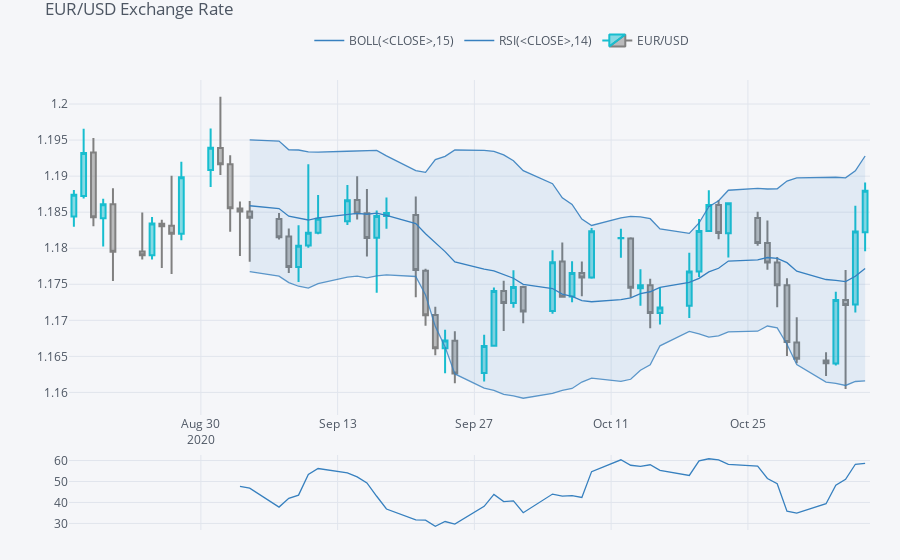

Here is the notebook cell this chart was saved with:
### Code cell
######################################################################################
# Python for Finance, 2nd ed., Hilpisch, Yves
# Chapter 7 - Data Visualization
#
# Figure 7-27 OHLC plot of EUR/USD data with Bollinger band and RSI
#
# https://stooq.com/db/h/
# https://jpoles1.github.io/cufflinks/html/cufflinks.quant_figure.html
#
# Python 3, Jupyter Lab
#######################################################################################

import pandas as pd
import cufflinks as cf
import plotly.offline as plyo

plyo.init_notebook_mode(connected=True)

filename = './data/daily/world/currencies/major/eurusd.txt'

raw = pd.read_csv(filename, index_col=2, parse_dates=True)

quotes = raw[['<OPEN>', '<HIGH>', '<LOW>', '<CLOSE>']]
quotes = quotes.iloc[-60:]

qf = cf.QuantFig(quotes, title='EUR/USD Exchange Rate', legend='top', name='EUR/USD')
qf.add_bollinger_bands(periods=15, boll_std=2)
qf.add_rsi(periods=14, showbands=False)

plyo.iplot(qf.iplot(asFigure=True))
